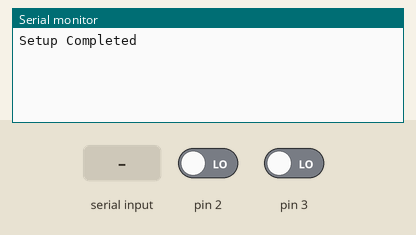
This sketch was run on a simulated Arduino Uno, built with avr-gcc and run on an emulated ATmega328P. On the bench: the last lines printed to the serial monitor. The inputs (shaded band) are chosen by the test bench; at power-on: pin 2 LOW, pin 3 LOW.

Above: at 1.2 s.
1.3 s: "a" received over Serial
At 2.0 s:
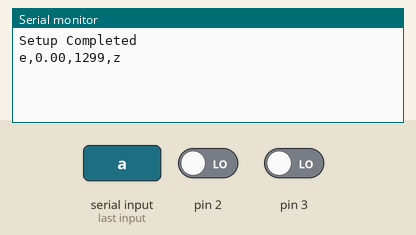
2.8 s: "c" received over Serial
At 3.2 s:
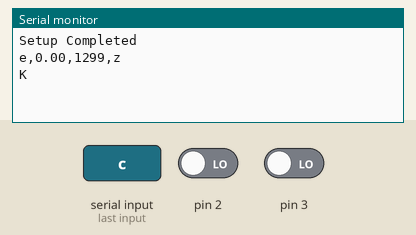
4.3 s: "X" received over Serial
At 5.5 s:
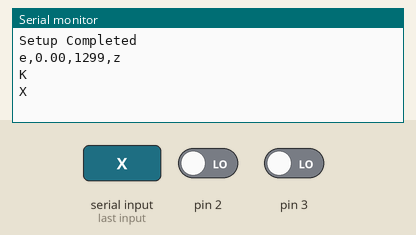

Measured:
- after the input at 1.3 s, the serial monitor: prints a new line at once (image 1)
- after the input at 2.8 s, the serial monitor: prints a new line at once (image 2)
- after the input at 4.3 s, the serial monitor: prints a new line at once (image 3)

The sketch:

encodersMicro_ino.ino
```cpp
#include<SoftwareSerial.h>

#define RESOLUTION 128

int encoderPin1 = 0;
int encoderPin2 = 1;

volatile int lastEncoded = 0;
volatile long encoderValue = 0;

volatile  int MSB = 0;
volatile int LSB = 0;
volatile double angle;

boolean matlab = false;
boolean requestedSerial = false;
boolean requestedBlu = false;
boolean identifying = false;
unsigned long timer = 0, start;

void setup() {
  Serial.begin (115200);
  //blu.begin(9600);

  pinMode(encoderPin1, INPUT);
  pinMode(encoderPin2, INPUT);

  digitalWrite(encoderPin1, HIGH); //turn pullup resistor on
  digitalWrite(encoderPin2, HIGH); //turn pullup resistor on

  //call updateEncoder() when any high/low changed seen
  //on interrupt 0 (pin 2), or interrupt 1 (pin 3)
  attachInterrupt(encoderPin1, updateEncoder, CHANGE);
  attachInterrupt(encoderPin2, updateEncoder, CHANGE);

  //blu.println("Setup Completed");
  Serial.println("Setup Completed");
}

void loop()
{
  //convertTicksToAngle();
  serialRoutine();
  //bluRoutine();

  if (identifying){
    printAngles();
    delay(9);
  }
}

/*
// To communicate with the module you need to send a
// connection request using 'c'. It will answer with K
void bluRoutine()
{
  if (blu.available()>0)
  {
    Serial.print("Received command via BT:\t");
    char t =  blu.read();
    Serial.println(t);
    if (t=='a')
    {
      requestedBlu = true;
      if (matlab)
        printBluAngles();
    }
    else if (t=='c')
    {
      // Connection request from CPanel
      Serial.println("CPanel connection...");
      blu.print("K");
      Serial.println("ACK sent: 'K'");
      matlab = true;
      Serial.println("Matlba = True");
    }
    else if (t=='X')
    {
      // Connection request from CPanel
      Serial.println("CPanel Disconnect...");
      blu.print("X");
      Serial.println("ACK sent: 'X'");
      matlab = false;
      Serial.println("Matlba = False");
    }
    else if (t=='r')
      encoderValue = 0;
  }
}

*/

void convertTicksToAngle()
{
   angle = (float) encoderValue*360/(RESOLUTION*4);
}

void serialRoutine()
{
 if (Serial.available()>0)
 {
    char t = Serial.read();
    if (t=='a')
    {
      requestedSerial = true;
      //if (matlab)
        printAngles();
    }
    else if (t=='c')
    {
      // Connection request from CPanel
      Serial.println("K");
      matlab = true;
      encoderValue = 0;
    }

    else if (t=='1')
    {
      // Starting identification data acquisition
      identifying = true;
      start = millis();
    }
    else if (t=='2')
    {
      // Starting identification data acquisition
      identifying = false;
    }
    else if (t=='X')
    {
      // Disconnection request from CPanel
      Serial.println("X");
      matlab = false;
    }
    else if (t=='r')
      encoderValue = 0;
 }
}

void updateEncoder()
{
  MSB = digitalRead(2); //MSB = most significant bit
  LSB = digitalRead(3); //LSB = least significant bit

  int encoded = (MSB << 1) |LSB; //converting the 2 pin value to single number
  int sum  = (lastEncoded << 2) | encoded; //adding it to the previous encoded value

  if(sum == 0b1101 || sum == 0b0100 || sum == 0b0010 || sum == 0b1011)
    encoderValue ++;
  if(sum == 0b1110 || sum == 0b0111 || sum == 0b0001 || sum == 0b1000)
    encoderValue --;

  lastEncoded = encoded; //store this value for next time

  convertTicksToAngle();
}

/*
void printBluAngles()
{
  blu.print("e,");
  blu.print(angle);
  blu.print(",");
  blu.print(encoderValue);
  blu.println(",z");
  requestedBlu = false;
}
*/

void printAngles()
{
  timer = millis() - start;
  Serial.print("e,");
  Serial.print(angle);

  /*
  Serial.print(",");
  Serial.print(encoderValue);
  */
  Serial.print(",");
  Serial.print(timer);
  Serial.println(",z");
  requestedSerial = false;
}
```
